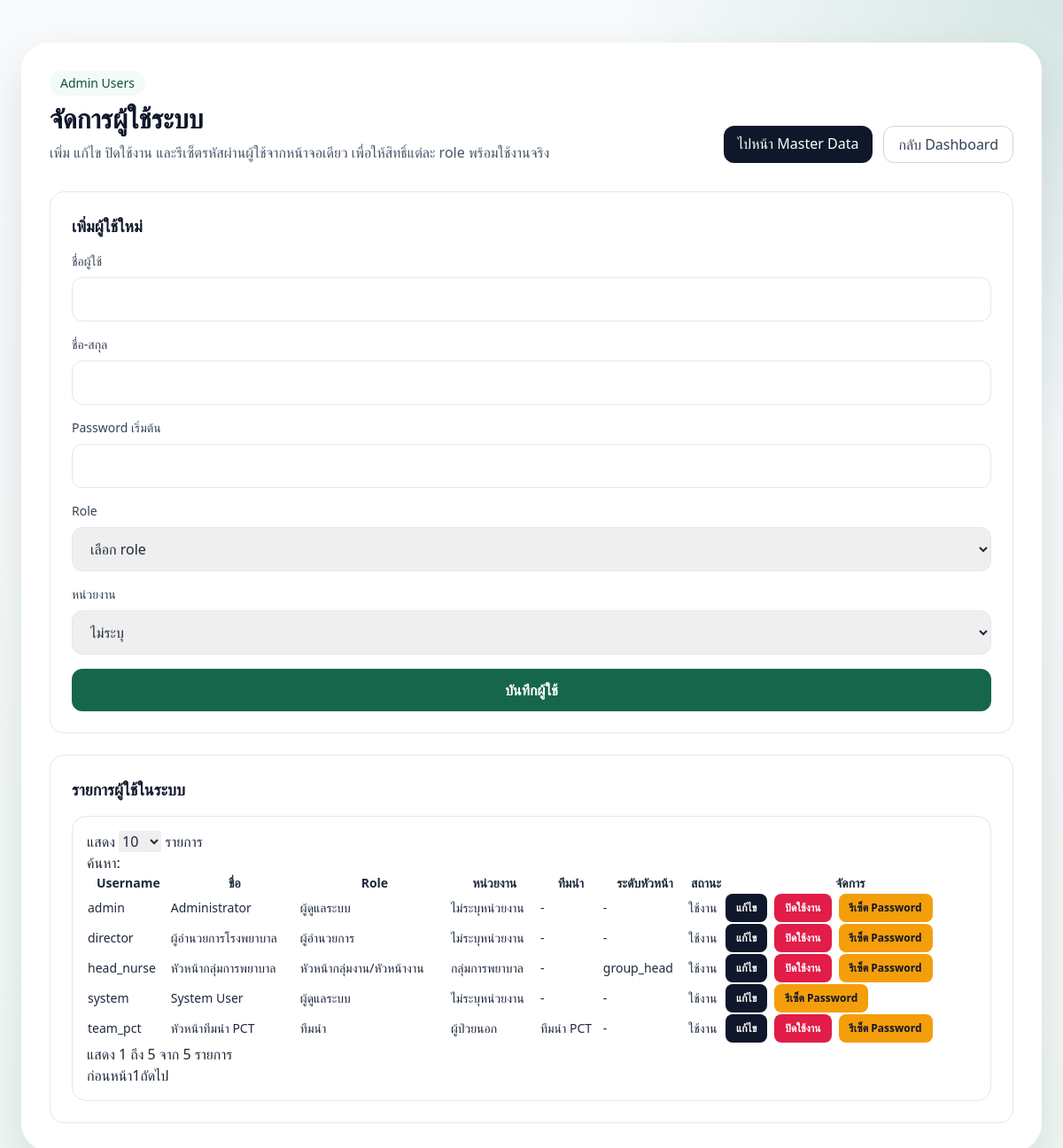
The page /admin/users.php (signed in) on the database its author committed.
### tables this page shows
CREATE TABLE `users` (
  `id` int unsigned NOT NULL AUTO_INCREMENT,
  `username` varchar(100) NOT NULL,
  `password_hash` varchar(255) NOT NULL,
  `full_name` varchar(255) NOT NULL,
  `role_id` int unsigned NOT NULL,
  `department_id` int unsigned DEFAULT NULL,
  `team_id` int unsigned DEFAULT NULL,
  `head_level` enum('group_head','unit_head') DEFAULT NULL,
  `is_active` tinyint(1) NOT NULL DEFAULT 1,
  `last_login_at` datetime DEFAULT NULL,
  `created_at` datetime NOT NULL DEFAULT CURRENT_TIMESTAMP,
  `updated_at` datetime NOT NULL DEFAULT CURRENT_TIMESTAMP ON UPDATE CURRENT_TIMESTAMP,
  PRIMARY KEY (`id`),
  UNIQUE KEY `uk_username` (`username`),
  KEY `idx_users_role` (`role_id`),
  KEY `idx_users_department` (`department_id`),
  KEY `idx_users_team` (`team_id`),
  CONSTRAINT `fk_users_role` FOREIGN KEY (`role_id`) REFERENCES `roles` (`id`) ON UPDATE CASCADE,
  CONSTRAINT `fk_users_department` FOREIGN KEY (`department_id`) REFERENCES `departments` (`id`) ON DELETE SET NULL ON UPDATE CASCADE,
  CONSTRAINT `fk_users_team` FOREIGN KEY (`team_id`) REFERENCES `teams` (`id`) ON DELETE SET NULL ON UPDATE CASCADE
);

CREATE TABLE `roles` (
  `id` int unsigned NOT NULL AUTO_INCREMENT,
  `role_code` varchar(50) NOT NULL,
  `role_name` varchar(150) NOT NULL,
  `created_at` datetime NOT NULL DEFAULT CURRENT_TIMESTAMP,
  PRIMARY KEY (`id`),
  UNIQUE KEY `uk_role_code` (`role_code`)
);

CREATE TABLE `departments` (
  `id` int unsigned NOT NULL AUTO_INCREMENT,
  `department_code` varchar(50) DEFAULT NULL,
  `department_name` varchar(255) NOT NULL,
  `department_type` varchar(50) DEFAULT NULL,
  `parent_department_id` int unsigned DEFAULT NULL,
  `is_nursing_group` tinyint(1) NOT NULL DEFAULT 0,
  `is_active` tinyint(1) NOT NULL DEFAULT 1,
  `created_at` datetime NOT NULL DEFAULT CURRENT_TIMESTAMP,
  `updated_at` datetime NOT NULL DEFAULT CURRENT_TIMESTAMP ON UPDATE CURRENT_TIMESTAMP,
  PRIMARY KEY (`id`),
  UNIQUE KEY `uk_department_code` (`department_code`),
  KEY `idx_department_parent` (`parent_department_id`),
  CONSTRAINT `fk_departments_parent` FOREIGN KEY (`parent_department_id`) REFERENCES `departments` (`id`) ON DELETE SET NULL ON UPDATE CASCADE
);

CREATE TABLE `teams` (
  `id` int unsigned NOT NULL AUTO_INCREMENT,
  `team_code` varchar(20) NOT NULL,
  `team_name` varchar(255) NOT NULL,
  `description` text DEFAULT NULL,
  `is_active` tinyint(1) NOT NULL DEFAULT 1,
  `created_at` datetime NOT NULL DEFAULT CURRENT_TIMESTAMP,
  `updated_at` datetime NOT NULL DEFAULT CURRENT_TIMESTAMP ON UPDATE CURRENT_TIMESTAMP,
  PRIMARY KEY (`id`),
  UNIQUE KEY `uk_team_code` (`team_code`)
);

### config/app.php (called while the page is built)
<?php
return [
    'app_name' => 'Tepha Risk Management',
    'base_url' => '/hrms2',
    'session_name' => 'tepha_risk_session',
    'timezone' => 'Asia/Bangkok',
    'upload_dir' => __DIR__ . '/../storage/uploads',
];

### app/bootstrap.php (called while the page is built, shortened)
<?php
$appConfig = require __DIR__ . '/../config/app.php';
$dbConfig = require __DIR__ . '/../config/database.php';
date_default_timezone_set($appConfig['timezone']);
require_once __DIR__ . '/helpers.php';
require_once __DIR__ . '/Database.php';
require_once __DIR__ . '/Auth.php';
function app_config(?string $key = null, mixed $default = null): mixed
{
    global $appConfig;
    return $appConfig[$key] ?? $default;
}

### app/helpers.php (called while the page is built, shortened)
<?php
function base_url(string $path = ''): string
{
    $baseUrl = rtrim((string) app_config('base_url', ''), '/');
    $path = ltrim($path, '/');
    return $path === '' ? $baseUrl : $baseUrl . '/' . $path;
}
function e(?string $value): string
{
    return htmlspecialchars((string) $value, ENT_QUOTES, 'UTF-8');
}

### app/Database.php (called while the page is built, shortened)
<?php
final class Database
{
    private static ?PDO $connection = null;
    public static function connection(): PDO
    {
        if (self::$connection instanceof PDO) {
            return self::$connection;
        }
        $dsn = sprintf(
            'mysql:host=%s;port=%d;dbname=%s;charset=%s',
            (string) db_config('host'),
            (int) db_config('port'),
            (string) db_config('dbname'),
            (string) db_config('charset')
        );
        self::$connection = new PDO(
            $dsn,
            (string) db_config('username'),
            (string) db_config('password'),
            [
                PDO::ATTR_ERRMODE => PDO::ERRMODE_EXCEPTION,
                PDO::ATTR_DEFAULT_FETCH_MODE => PDO::FETCH_ASSOC,
            ]
        );
        return self::$connection;
    }
}

### app/Auth.php (called while the page is built, shortened)
<?php
final class Auth
{
    public static function user(): ?array
    {
        return $_SESSION['auth_user'] ?? null;
    }
}

### admin/users.php (the view, shortened to what this page needs)
<?php
require __DIR__ . '/../app/bootstrap.php';
$users = [];
$editingUser = null;
try {
    $stmt = Database::connection()->query(
        "SELECT
            u.id,
            u.username,
            u.full_name,
            u.head_level,
            u.is_active,
            u.last_login_at,
            r.role_name,
            r.role_code,
            d.department_name,
            t.team_name
         FROM users u
         INNER JOIN roles r ON r.id = u.role_id
         LEFT JOIN departments d ON d.id = u.department_id
         LEFT JOIN teams t ON t.id = u.team_id
         ORDER BY u.id DESC"
    );
    $users = $stmt->fetchAll();
} catch (Throwable) {
    $users = [];
    $editingUser = null;
}
require __DIR__ . '/../partials/layout_top.php';
?>
<main class="mx-auto max-w-7xl px-6 py-8 lg:py-12">
    <section class="rounded-[2rem] bg-white p-8 shadow-soft">
        <div class="flex flex-col gap-3 lg:flex-row lg:items-end lg:justify-between">
            <div>
                <div class="mb-2 inline-flex rounded-full bg-brand-50 px-3 py-1 text-sm font-medium text-brand-700">Admin Users</div>
                <h1 class="text-3xl font-bold text-slate-900">จัดการผู้ใช้ระบบ</h1>
                <p class="mt-2 text-slate-600">เพิ่ม แก้ไข ปิดใช้งาน และรีเซ็ตรหัสผ่านผู้ใช้จากหน้าจอเดียว เพื่อให้สิทธิ์แต่ละ role พร้อมใช้งานจริง</p>
            </div>
            <div class="flex flex-wrap gap-3">
                <a href="<?= e(base_url('admin/master_data.php')) ?>" class="rounded-xl bg-slate-900 px-4 py-2 font-medium text-white transition hover:bg-slate-800">
                    ไปหน้า Master Data
                </a>
                <a href="<?= e(base_url('dashboard.php')) ?>" class="rounded-xl border border-slate-300 px-4 py-2 font-medium text-slate-700 transition hover:bg-slate-50">
                    กลับ Dashboard
                </a>
            </div>
        </div>
        <div class="mt-8 grid gap-6 xl:grid-cols-[0.95fr_1.05fr]">
            <div class="rounded-2xl border border-slate-200 p-6">
                <h2 class="text-lg font-semibold text-slate-900"><?= $editingUser ? 'แก้ไขผู้ใช้' : 'เพิ่มผู้ใช้ใหม่' ?></h2>
                <form action="<?= e(base_url($editingUser ? 'actions/admin_update_user.php' : 'actions/admin_save_user.php')) ?>" method="post" class="mt-4 space-y-4">
                    <div>
                        <label class="mb-2 block text-sm font-medium text-slate-700">ชื่อผู้ใช้</label>
                        <input name="username" type="text" value="<?= e((string) ($editingUser['username'] ?? '')) ?>" class="w-full rounded-xl border border-slate-200 px-4 py-3 outline-none focus:border-brand-500" required>
                    </div>
                    <div>
                        <label class="mb-2 block text-sm font-medium text-slate-700">ชื่อ-สกุล</label>
                        <input name="full_name" type="text" value="<?= e((string) ($editingUser['full_name'] ?? '')) ?>" class="w-full rounded-xl border border-slate-200 px-4 py-3 outline-none focus:border-brand-500" required>
                    </div>
                    <?php if (!$editingUser): ?>
                        <div>
                            <label class="mb-2 block text-sm font-medium text-slate-700">Password เริ่มต้น</label>
                            <input name="password" type="password" class="w-full rounded-xl border border-slate-200 px-4 py-3 outline-none focus:border-brand-500" required>
                        </div>
                    <?php endif; ?>
                    <div>
                        <label class="mb-2 block text-sm font-medium text-slate-700">Role</label>
                        <select id="role_id" name="role_id" class="w-full rounded-xl border border-slate-200 px-4 py-3 outline-none focus:border-brand-500" required>
                            <option value="">เลือก role</option>
                        </select>
                    </div>
                    <div>
                        <label class="mb-2 block text-sm font-medium text-slate-700">หน่วยงาน</label>
                        <select name="department_id" class="w-full rounded-xl border border-slate-200 px-4 py-3 outline-none focus:border-brand-500">
                            <option value="">ไม่ระบุ</option>
                        </select>
                    </div>
                    <div class="flex flex-wrap gap-3">
                        <button type="submit" class="flex-1 rounded-xl bg-brand-600 px-4 py-3 font-semibold text-white transition hover:bg-brand-700">
                            <?= $editingUser ? 'บันทึกการแก้ไข' : 'บันทึกผู้ใช้' ?>
                        </button>
                    </div>
                </form>
            </div>
            <div class="rounded-2xl border border-slate-200 p-6">
                <h2 class="text-lg font-semibold text-slate-900">รายการผู้ใช้ในระบบ</h2>
                <div class="mt-4 overflow-hidden rounded-2xl border border-slate-200 bg-white p-4">
                    <table id="usersTable" class="display w-full text-sm">
                        <thead>
                            <tr>
                                <th>Username</th>
                                <th>ชื่อ</th>
                                <th>Role</th>
                                <th>หน่วยงาน</th>
                                <th>ทีมนำ</th>
                                <th>ระดับหัวหน้า</th>
                                <th>สถานะ</th>
                                <th>จัดการ</th>
                            </tr>
                        </thead>
                        <tbody>
                            <?php foreach ($users as $row): ?>
                                <tr>
                                    <td><?= e((string) $row['username']) ?></td>
                                    <td><?= e((string) $row['full_name']) ?></td>
                                    <td><?= e((string) $row['role_name']) ?></td>
                                    <td><?= e((string) ($row['department_name'] ?: '-')) ?></td>
                                    <td><?= e((string) ($row['team_name'] ?: '-')) ?></td>
                                    <td><?= e((string) ($row['head_level'] ?: '-')) ?></td>
                                    <td><?= (int) $row['is_active'] === 1 ? 'ใช้งาน' : 'ปิดใช้งาน' ?></td>
                                    <td>
                                        <div class="flex flex-wrap gap-2">
                                            <a href="<?= e(base_url('admin/users.php?edit=' . $row['id'])) ?>" class="rounded-lg bg-slate-900 px-3 py-2 text-xs font-semibold text-white">
                                                แก้ไข
                                            </a>
                                            <?php if ((int) $row['id'] !== (int) (Auth::user()['id'] ?? 0)): ?>
                                                <form action="<?= e(base_url('actions/admin_toggle_user_status.php')) ?>" method="post">
                                                    <button type="submit" class="rounded-lg <?= (int) $row['is_active'] === 1 ? 'bg-rose-600' : 'bg-emerald-600' ?> px-3 py-2 text-xs font-semibold text-white">
                                                        <?= (int) $row['is_active'] === 1 ? 'ปิดใช้งาน' : 'เปิดใช้งาน' ?>
                                                    </button>
                                                </form>
                                            <?php endif; ?>
                                            <form action="<?= e(base_url('actions/admin_reset_user_password.php')) ?>" method="post">
                                                <button type="submit" class="rounded-lg bg-amber-500 px-3 py-2 text-xs font-semibold text-slate-900">
                                                    รีเซ็ต Password
                                                </button>
                                            </form>
                                        </div>
                                    </td>
                                </tr>
                            <?php endforeach; ?>
                        </tbody>
                    </table>
                </div>
            </div>
        </div>
    </section>
</main>
<?php require __DIR__ . '/../partials/layout_bottom.php'; ?>

### partials/layout_top.php (shortened to what this page needs)
<!doctype html>
<html lang="th">
<head>
    <link rel="stylesheet" href="https://cdn.datatables.net/1.13.8/css/dataTables.min.css">
    <script src="https://cdn.tailwindcss.com"></script>
</head>
<body class="min-h-screen bg-slate-100 text-slate-800">
<div class="min-h-screen bg-[radial-gradient(circle_at_top_right,_rgba(29,127,95,0.16),_transparent_28%),linear-gradient(180deg,_#f8fafc_0%,_#eef6f3_100%)]">

### partials/layout_bottom.php
</div>
</body>
</html>

### rows shown on the page
users: username "director", full_name "ผู้อำนวยการโรงพยาบาล", role.role_name "ผู้อำนวยการ", department.department_name "ไม่ระบุหน่วยงาน", team_name "-", head_level "-", is_active "ใช้งาน"
users: username "head_nurse", full_name "หัวหน้ากลุ่มการพยาบาล", role.role_name "หัวหน้ากลุ่มงาน/หัวหน้างาน", department.department_name "กลุ่มการพยาบาล", team_name "-", head_level "group_head", is_active "ใช้งาน"
users: username "team_pct", full_name "หัวหน้าทีมนำ PCT", role.role_name "ทีมนำ", department.department_name "ผู้ป่วยนอก", team.team_name "ทีมนำ PCT", head_level "-", is_active "ใช้งาน"
users: username "admin", full_name "Administrator", role.role_name "ผู้ดูแลระบบ", department.department_name "ไม่ระบุหน่วยงาน", team_name "-", head_level "-", is_active "ใช้งาน"
users: username "system", full_name "System User", role.role_name "ผู้ดูแลระบบ", department.department_name "ไม่ระบุหน่วยงาน", team_name "-", head_level "-", is_active "ใช้งาน"
